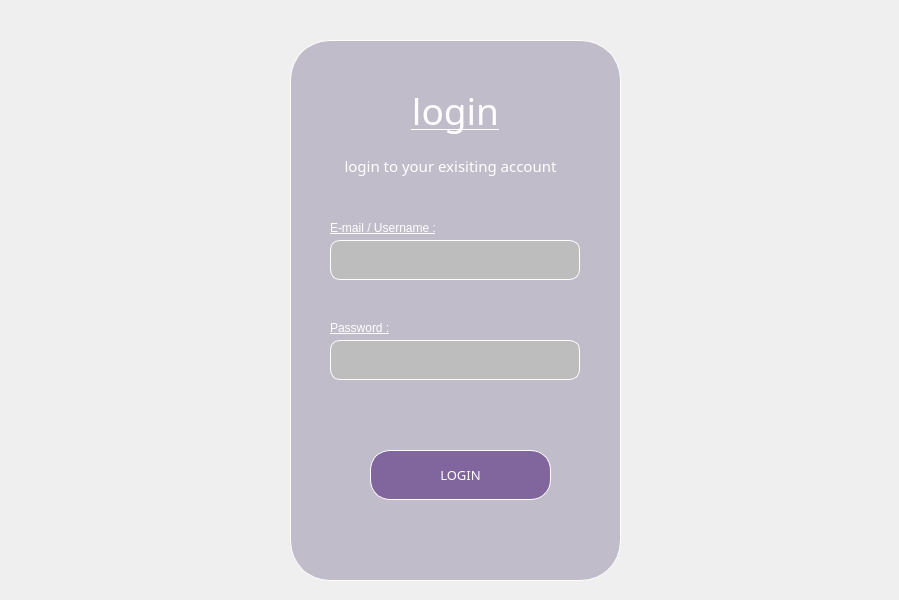
<?xml version="1.0" encoding="UTF-8"?>
<ui version="4.0">
 <class>Dialog</class>
 <widget class="QDialog" name="Dialog">
  <property name="geometry">
   <rect>
    <x>0</x>
    <y>0</y>
    <width>899</width>
    <height>600</height>
   </rect>
  </property>
  <property name="windowTitle">
   <string>Dialog</string>
  </property>
  <widget class="QLabel" name="image_backdop">
   <property name="geometry">
    <rect>
     <x>0</x>
     <y>0</y>
     <width>900</width>
     <height>600</height>
    </rect>
   </property>
   <property name="sizePolicy">
    <sizepolicy hsizetype="Expanding" vsizetype="Expanding">
     <horstretch>0</horstretch>
     <verstretch>0</verstretch>
    </sizepolicy>
   </property>
   <property name="styleSheet">
    <string notr="true"/>
   </property>
   <property name="text">
    <string/>
   </property>
   <property name="pixmap">
    <pixmap>backdop3.jpg</pixmap>
   </property>
  </widget>
  <widget class="QFrame" name="login_frame">
   <property name="geometry">
    <rect>
     <x>290</x>
     <y>40</y>
     <width>331</width>
     <height>541</height>
    </rect>
   </property>
   <property name="font">
    <font>
     <family>Microsoft Himalaya</family>
    </font>
   </property>
   <property name="layoutDirection">
    <enum>Qt::LeftToRight</enum>
   </property>
   <property name="styleSheet">
    <string notr="true">
border-radius: 40px;
border: 0.5px solid white;

background-color: qlineargradient(spread:pad, x1:0.642, y1:1, x2:0.542, y2:0, stop:0.121053 rgba(81, 31, 82, 255), stop:0.252632 rgba(105, 59, 105, 255), stop:0.463158 rgba(213, 136, 125, 255), stop:0.678947 rgba(169, 135, 168, 255), stop:0.710526 rgba(169, 135, 168, 255), stop:0.947368 rgba(48, 63, 159, 255));
background-color: rgba(80, 68, 111, 0.3);</string>
   </property>
   <property name="frameShape">
    <enum>QFrame::StyledPanel</enum>
   </property>
   <property name="frameShadow">
    <enum>QFrame::Raised</enum>
   </property>
   <widget class="QLabel" name="label">
    <property name="geometry">
     <rect>
      <x>60</x>
      <y>40</y>
      <width>211</width>
      <height>61</height>
     </rect>
    </property>
    <property name="font">
     <font>
      <family>Segoe Script</family>
      <pointsize>28</pointsize>
      <weight>50</weight>
      <italic>false</italic>
      <bold>false</bold>
      <underline>true</underline>
      <strikeout>false</strikeout>
      <stylestrategy>PreferDefault</stylestrategy>
      <kerning>true</kerning>
     </font>
    </property>
    <property name="layoutDirection">
     <enum>Qt::LeftToRight</enum>
    </property>
    <property name="styleSheet">
     <string notr="true">background-color: transparent;
color : white;
border: transparent;

</string>
    </property>
    <property name="text">
     <string>login</string>
    </property>
    <property name="textFormat">
     <enum>Qt::PlainText</enum>
    </property>
    <property name="alignment">
     <set>Qt::AlignCenter</set>
    </property>
   </widget>
   <widget class="QPushButton" name="login">
    <property name="geometry">
     <rect>
      <x>80</x>
      <y>410</y>
      <width>181</width>
      <height>50</height>
     </rect>
    </property>
    <property name="sizePolicy">
     <sizepolicy hsizetype="Preferred" vsizetype="Preferred">
      <horstretch>50</horstretch>
      <verstretch>50</verstretch>
     </sizepolicy>
    </property>
    <property name="minimumSize">
     <size>
      <width>50</width>
      <height>50</height>
     </size>
    </property>
    <property name="sizeIncrement">
     <size>
      <width>50</width>
      <height>50</height>
     </size>
    </property>
    <property name="baseSize">
     <size>
      <width>50</width>
      <height>50</height>
     </size>
    </property>
    <property name="font">
     <font>
      <family>Sylfaen</family>
      <pointsize>10</pointsize>
     </font>
    </property>
    <property name="cursor">
     <cursorShape>PointingHandCursor</cursorShape>
    </property>
    <property name="styleSheet">
     <string notr="true">QPushButton{ border-radius: 20px;
 background-color: #80669d;
color : white;
border: 0.5px solid white; 
}

QPushButton:pressed{
font: 8pt &quot;Sylfaen&quot;;
}</string>
    </property>
    <property name="text">
     <string>LOGIN</string>
    </property>
   </widget>
   <widget class="QLabel" name="label_2">
    <property name="geometry">
     <rect>
      <x>30</x>
      <y>100</y>
      <width>261</width>
      <height>51</height>
     </rect>
    </property>
    <property name="font">
     <font>
      <family>Sylfaen</family>
      <pointsize>11</pointsize>
      <weight>50</weight>
      <italic>false</italic>
      <bold>false</bold>
      <underline>false</underline>
      <strikeout>false</strikeout>
      <stylestrategy>PreferDefault</stylestrategy>
      <kerning>true</kerning>
     </font>
    </property>
    <property name="layoutDirection">
     <enum>Qt::LeftToRight</enum>
    </property>
    <property name="styleSheet">
     <string notr="true">background-color: transparent;
color : white;
border: transparent;

</string>
    </property>
    <property name="text">
     <string>login to your exisiting account</string>
    </property>
    <property name="textFormat">
     <enum>Qt::PlainText</enum>
    </property>
    <property name="alignment">
     <set>Qt::AlignCenter</set>
    </property>
   </widget>
   <widget class="QLineEdit" name="emailfield">
    <property name="geometry">
     <rect>
      <x>40</x>
      <y>200</y>
      <width>250</width>
      <height>40</height>
     </rect>
    </property>
    <property name="font">
     <font>
      <family>Sylfaen</family>
      <pointsize>10</pointsize>
     </font>
    </property>
    <property name="cursor">
     <cursorShape>IBeamCursor</cursorShape>
    </property>
    <property name="styleSheet">
     <string notr="true">border-radius: 10px;
background-color: rgb(189, 189, 189);
</string>
    </property>
    <property name="text">
     <string/>
    </property>
   </widget>
   <widget class="QLineEdit" name="passwordfield">
    <property name="geometry">
     <rect>
      <x>40</x>
      <y>300</y>
      <width>250</width>
      <height>40</height>
     </rect>
    </property>
    <property name="font">
     <font>
      <family>Sylfaen</family>
      <pointsize>10</pointsize>
     </font>
    </property>
    <property name="layoutDirection">
     <enum>Qt::LeftToRight</enum>
    </property>
    <property name="styleSheet">
     <string notr="true">border-radius: 10px;
background-color: rgb(189, 189, 189);
</string>
    </property>
    <property name="text">
     <string/>
    </property>
    <property name="maxLength">
     <number>32766</number>
    </property>
    <property name="frame">
     <bool>true</bool>
    </property>
    <property name="echoMode">
     <enum>QLineEdit::Password</enum>
    </property>
    <property name="cursorPosition">
     <number>0</number>
    </property>
    <property name="alignment">
     <set>Qt::AlignLeading|Qt::AlignLeft|Qt::AlignVCenter</set>
    </property>
   </widget>
   <widget class="QLabel" name="label_3">
    <property name="geometry">
     <rect>
      <x>40</x>
      <y>180</y>
      <width>251</width>
      <height>16</height>
     </rect>
    </property>
    <property name="styleSheet">
     <string notr="true">border:0;
text-decoration: underline;
background-color: rgba(0,0,0,0);
font: 10pt &quot;Sylfaen&quot;;
color: rgb(255, 255, 255);</string>
    </property>
    <property name="text">
     <string>E-mail / Username :</string>
    </property>
   </widget>
   <widget class="QLabel" name="label_4">
    <property name="geometry">
     <rect>
      <x>40</x>
      <y>280</y>
      <width>251</width>
      <height>16</height>
     </rect>
    </property>
    <property name="styleSheet">
     <string notr="true">border:0;
text-decoration: underline;
background-color: rgba(0,0,0,0);
font: 10pt &quot;Sylfaen&quot;;
color: rgb(255, 255, 255);</string>
    </property>
    <property name="text">
     <string>Password :</string>
    </property>
   </widget>
   <widget class="QLabel" name="error">
    <property name="geometry">
     <rect>
      <x>40</x>
      <y>350</y>
      <width>251</width>
      <height>16</height>
     </rect>
    </property>
    <property name="styleSheet">
     <string notr="true">border:0;
text-decoration: underline;
background-color: rgba(0,0,0,0);
font: 10pt &quot;Sylfaen&quot;;
color: rgb(255, 0, 0);</string>
    </property>
    <property name="text">
     <string/>
    </property>
    <property name="alignment">
     <set>Qt::AlignCenter</set>
    </property>
   </widget>
  </widget>
 </widget>
 <resources>
  <include location="C:/Users/boomh/Downloads/resource.qrc"/>
 </resources>
 <connections/>
</ui>
